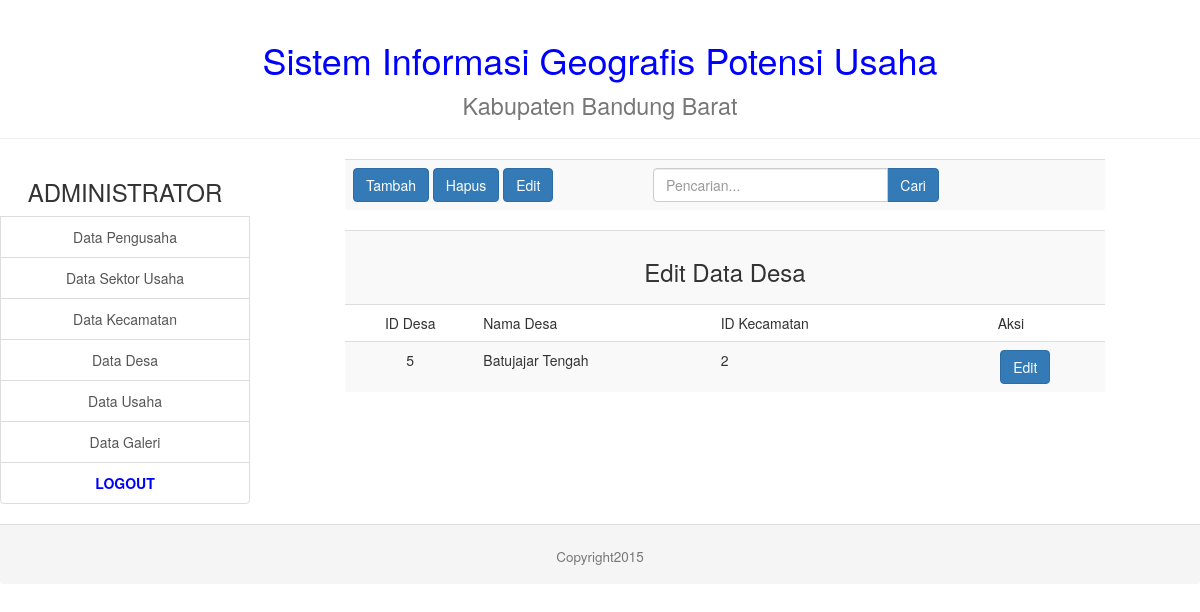
The page /admin/desa_edit.php on the database as committed earlier.
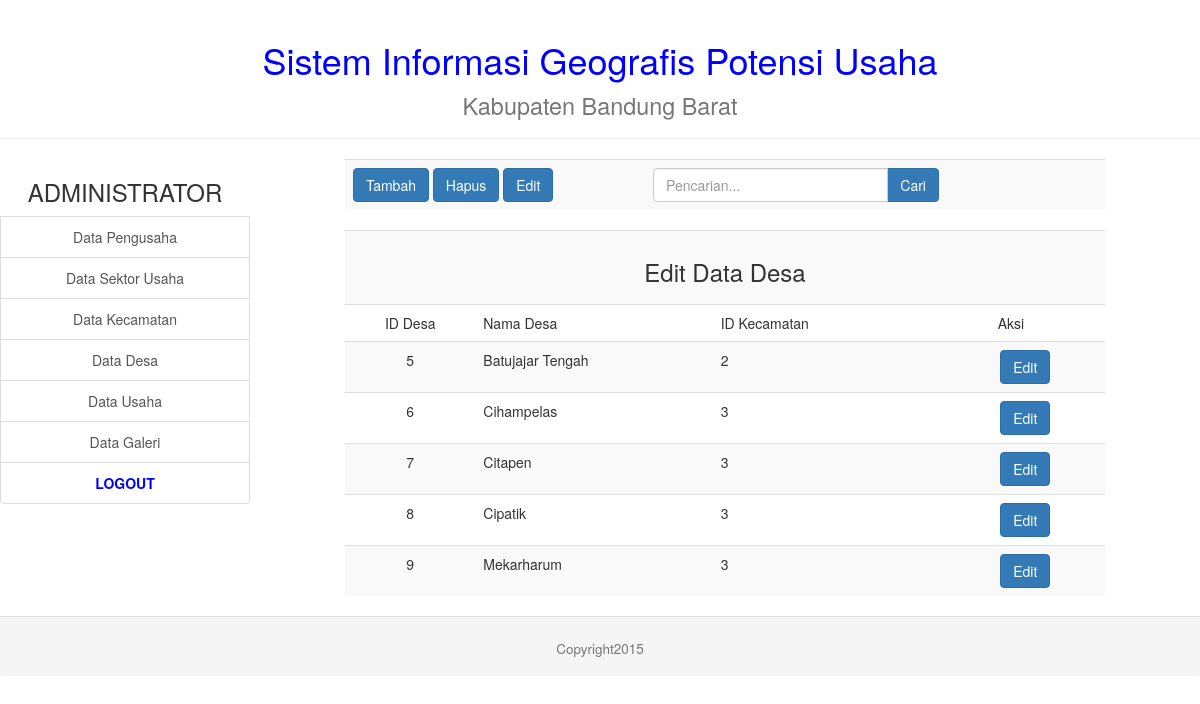
The same page on the database as committed later.
### tables this page shows
CREATE TABLE IF NOT EXISTS `desa` (
`id_desa` int(11) NOT NULL,
  `nama_desa` varchar(20) NOT NULL,
  `id_kec` int(11) NOT NULL,
  `dihapus` char(1) DEFAULT 'T'
);

### admin/desa_edit.php (the view, shortened to what this page needs)
<!DOCTYPE html>
<html lang="en">
  <head>
    <?php include("lib_func.php"); ?>
    <link href="css/bootstrap.min.css" rel="stylesheet">
  </head>
<body>
    <table width="100%" align="center" border=0 >
      <tr>
        <td colspan=2 align="center" >
        </td>
      </tr>
      <tr>
        <td width="250px" valign="top">
        </td>
        <td valign="top">
          <table class="table table-striped" align="center">
            <tr>
              <td align="left" width="300px">
                <a href="desa_form_tambah.php"><button type="button" class="btn btn-primary">Tambah</button></a>
                <a href="desa_hapus.php"><button type="button" class="btn btn-primary">Hapus</button></a>
                <a href="desa_edit.php"><button type="button" class="btn btn-primary">Edit</button></a>
              </td>
              <td align="center">
                <div class="row">
                  <div class="col-lg-8">
                    <div class="input-group">
                      <input type="text" class="form-control" placeholder="Pencarian...">
                      <span class="input-group-btn">
                        <button class="btn btn-primary" type="button">Cari</button>
                      </span>
                    </div>
                  </div>
                </div>
              </td>
            </tr>
          </table>
          <?php
            $link=koneksi_db();
            $sql="select * from desa where dihapus='T' order by id_desa";
            $result=mysql_query($sql,$link);
            $banyakrecord=mysql_num_rows($result);
            if($banyakrecord>0)
            {
              ?>
              <table class="table table-striped" align="center">
                <tr>
                  <td colspan=4 align="center" valign="middle"><font></font><h3>Edit Data Desa</h3></td>
                </tr>
                <tr>
                  <td align="center">ID Desa</td>
                  <td>Nama Desa</td>
                  <td>ID Kecamatan</td>
                  <td align="center">Aksi</td>
                </tr>
              <?php
              while($data=mysql_fetch_array($result))
              {
                ?>
                <tr>
                  <form method="get" action="desa_form_edit.php">
                  <td align="center">
                    <?php echo $data['id_desa'];?>
                  </td>
                  <td>
                    <?php echo $data['nama_desa'];?>
                  </td>
                  <td>
                    <?php echo $data['id_kec'];?>
                  </td>
                  <td align="center">
                    <div class="form-group" align="center">
                      <div class="col-sm-offset-2 col-sm-10">
                        <button class="btn btn-primary">Edit</button>
                      </div>
                    </div>
                  </td>
                  </form>
                </tr>
                  <?php
              }
            }
            else
            {
              echo "Data tidak ditemukan";
            }?>
            </table>
        </td>
      </tr>
      <tr>
        <td colspan=2>
        </td>
      </tr>
    </table>
</body>
</html>

Rows that differ between the two databases and show on the page:
added desa: id_desa "6", nama_desa "Cihampelas", id_kec "3"
added desa: id_desa "7", nama_desa "Citapen", id_kec "3"
added desa: id_desa "8", nama_desa "Cipatik", id_kec "3"
added desa: id_desa "9", nama_desa "Mekarharum", id_kec "3"
